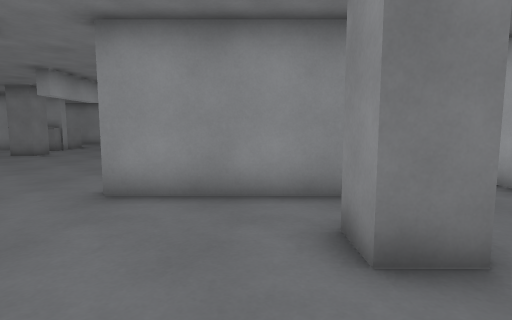
[1] (above)

20 first-person views from a walk through a 3-D level made in the Godot game engine. The camera is 1.2 m above the floor, tilts 6° down and sees 80° across. The floor is counted in squares, 1 m on a side. Each view is taken from the middle of a square. On the plan, view 1 faces up. The plan holds only what a view shows up to about 13 squares ahead; the rest is blank.

[2]
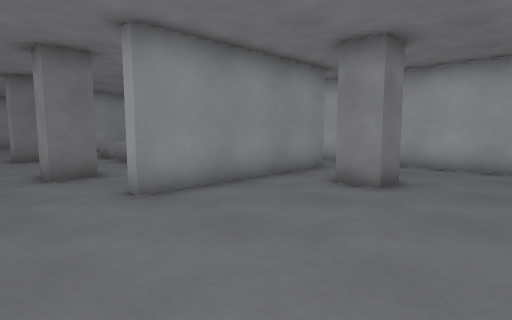

[3]
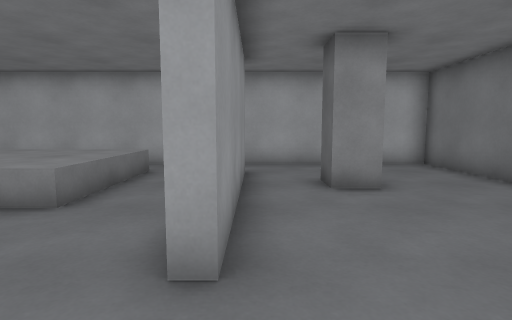

[4]
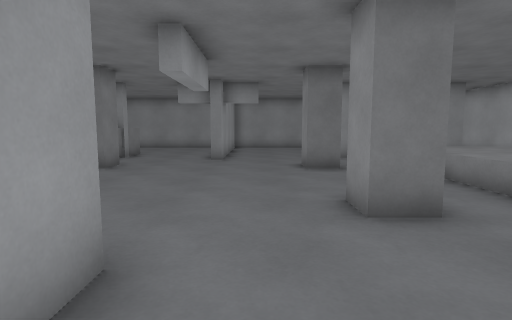

[5]
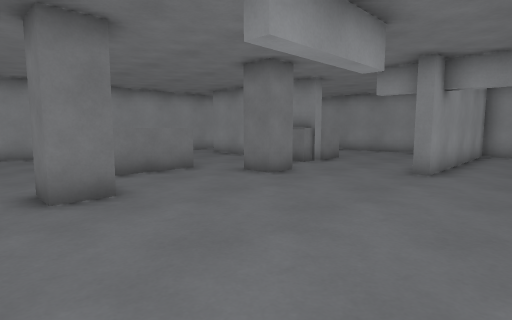

[6]
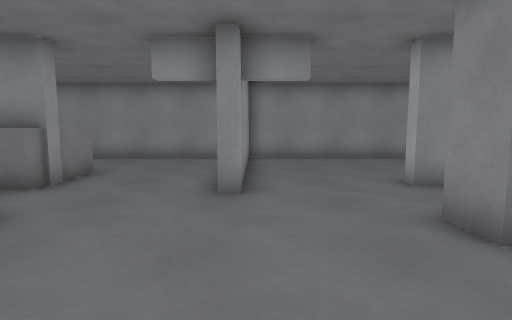

[7]
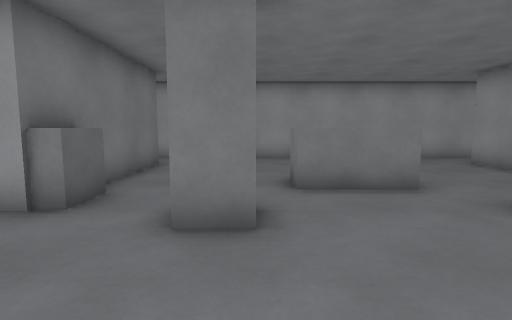

[8]
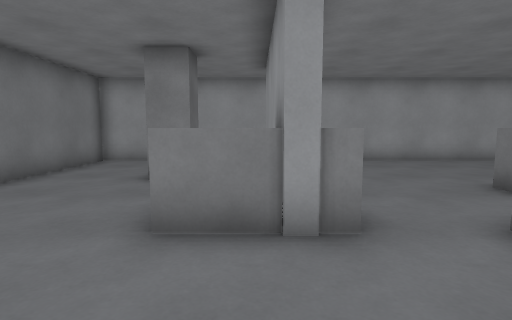

[9]
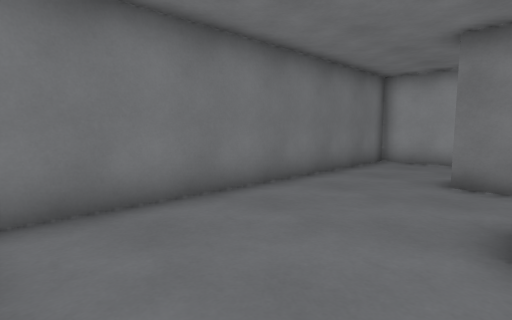

[10]
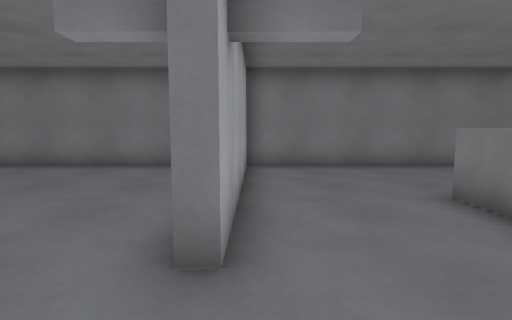

[11]
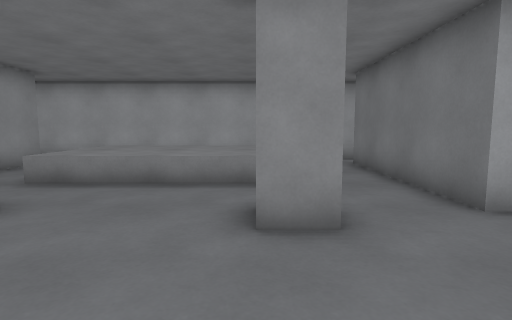

[12]
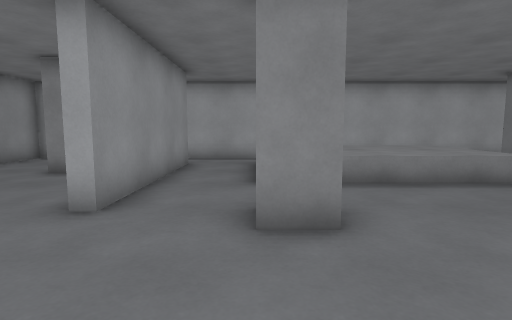

[13]
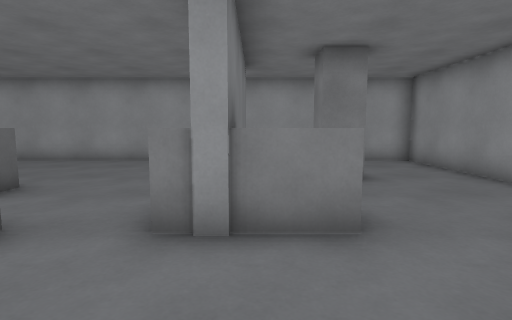

[14]
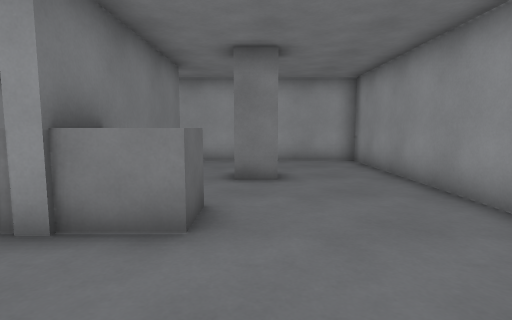

[15]
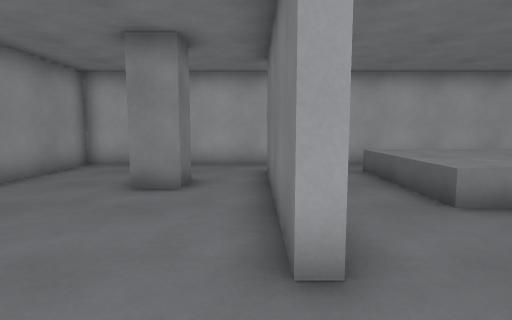

[16]
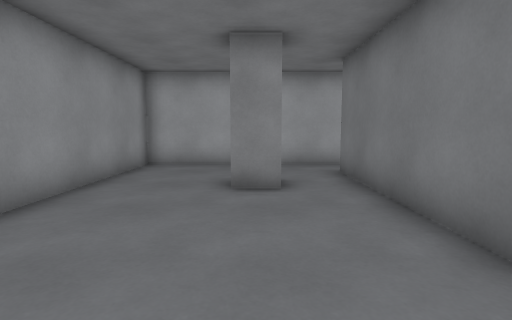

[17]
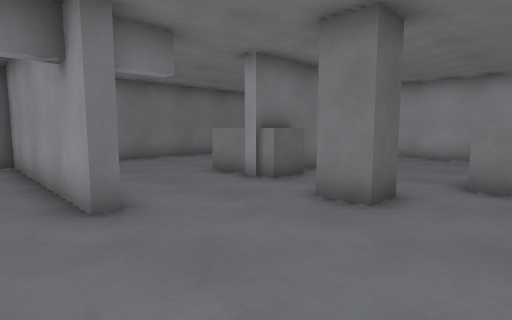

[18]
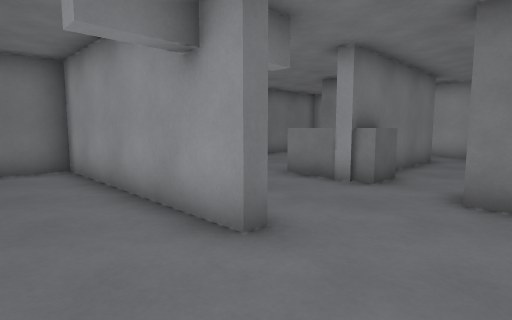

[19]
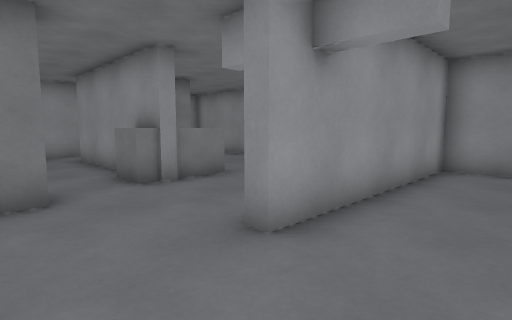

[20]
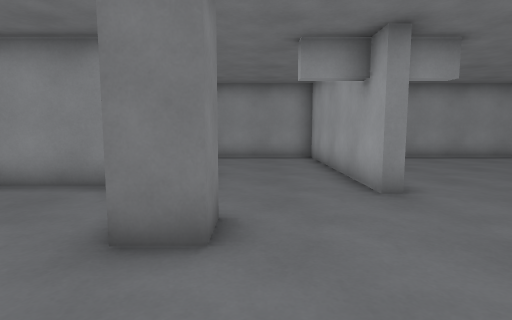

### Floor plan
Key: @ floor where view 1 was taken; # wall or solid block; . floor; ^ raised ledge; P pillar.
Columns run from 18 left of view 1 to 5 right of it. Each row starts with its distance up from view 1.
 23 ########################
 22 #...........#..........#
 21 #...........#..........#
 20 #...........#..........#
 19 #  PP.......#......PP..#
 18 #......^....#..........#
 17 #.#####^....#...######.#
 16 #......^....#..........#
 15 #......................#
 14 #.......P......P..^^^^.#
 13 #.......P......P..^^^^ #
 12 #....^^...........^^^^ #
 11 #.... ^...........^^^^ #
 10 #....^^...........^^^^ #
  9 #.......P......P..^^^^ #
  8 #.......P......P..^^^^.#
  7 #......................#
  6 #.#####^....#...######.#
  5 #      ^....#..........#
  4 #    ..^....#..........#
  3 #  PP.......#......PP..#
  2 #...........#..........#
  1 #...........#..........#
  0 #...........#.....@....#
 -1 ########################

Positions as (right, up) in squares from view 1, and headings:
1: (0, 0), facing up
2: (-5, 0), facing up-right
3: (-5, 5), facing right
4: (-5, 4), facing up
5: (-4, 7), facing up-left
6: (-6, 10), facing up
7: (-6, 9), facing left
8: (-7, 5), facing left
9: (-7, 4), facing down-left
10: (-7, 9), facing down
11: (-7, 9), facing right
12: (-7, 14), facing right
13: (-7, 17), facing left
14: (-7, 19), facing left
15: (-5, 17), facing right
16: (-5, 19), facing right
17: (-5, 11), facing down-left
18: (-4, 9), facing down-left
19: (-4, 13), facing up-left
20: (-9, 10), facing up
